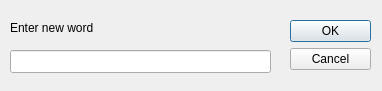
<?xml version="1.0" encoding="UTF-8"?>
<ui version="4.0">
 <class>AddWordDialog</class>
 <widget class="QDialog" name="AddWordDialog">
  <property name="windowModality">
   <enum>Qt::NonModal</enum>
  </property>
  <property name="geometry">
   <rect>
    <x>0</x>
    <y>0</y>
    <width>382</width>
    <height>91</height>
   </rect>
  </property>
  <property name="sizePolicy">
   <sizepolicy hsizetype="Fixed" vsizetype="Fixed">
    <horstretch>0</horstretch>
    <verstretch>0</verstretch>
   </sizepolicy>
  </property>
  <property name="windowTitle">
   <string>Add word dialog</string>
  </property>
  <property name="sizeGripEnabled">
   <bool>false</bool>
  </property>
  <property name="modal">
   <bool>true</bool>
  </property>
  <widget class="QDialogButtonBox" name="buttonBox">
   <property name="geometry">
    <rect>
     <x>290</x>
     <y>20</y>
     <width>81</width>
     <height>241</height>
    </rect>
   </property>
   <property name="orientation">
    <enum>Qt::Vertical</enum>
   </property>
   <property name="standardButtons">
    <set>QDialogButtonBox::Cancel|QDialogButtonBox::Ok</set>
   </property>
  </widget>
  <widget class="QLineEdit" name="wordLineEdit">
   <property name="geometry">
    <rect>
     <x>10</x>
     <y>50</y>
     <width>261</width>
     <height>23</height>
    </rect>
   </property>
  </widget>
  <widget class="QLabel" name="wordLabel">
   <property name="geometry">
    <rect>
     <x>10</x>
     <y>20</y>
     <width>181</width>
     <height>16</height>
    </rect>
   </property>
   <property name="text">
    <string>Enter new word</string>
   </property>
  </widget>
 </widget>
 <resources/>
 <connections>
  <connection>
   <sender>buttonBox</sender>
   <signal>accepted()</signal>
   <receiver>AddWordDialog</receiver>
   <slot>accept()</slot>
   <hints>
    <hint type="sourcelabel">
     <x>248</x>
     <y>254</y>
    </hint>
    <hint type="destinationlabel">
     <x>157</x>
     <y>274</y>
    </hint>
   </hints>
  </connection>
  <connection>
   <sender>buttonBox</sender>
   <signal>rejected()</signal>
   <receiver>AddWordDialog</receiver>
   <slot>reject()</slot>
   <hints>
    <hint type="sourcelabel">
     <x>316</x>
     <y>260</y>
    </hint>
    <hint type="destinationlabel">
     <x>286</x>
     <y>274</y>
    </hint>
   </hints>
  </connection>
 </connections>
</ui>
